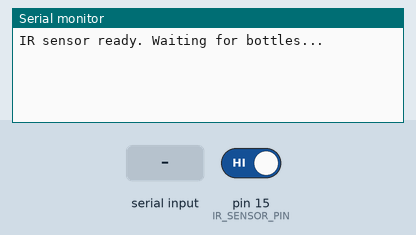
Recording of a sketch running on a simulated Arduino Uno, built with avr-gcc and run on an emulated ATmega328P. Shown: the last lines printed to the serial monitor. The inputs (shaded band) are chosen by the test bench; at power-on: pin 15 (IR_SENSOR_PIN) HIGH.

Above: at 1.2 s.
1.3 s: pin 15 (IR_SENSOR_PIN) driven LOW
At 1.7 s:
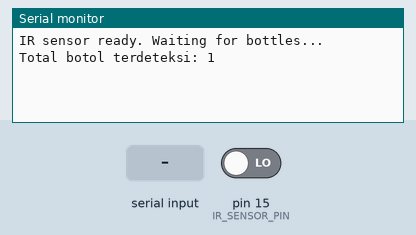
2.8 s: "RESET\n" received over Serial
At 4.1 s:
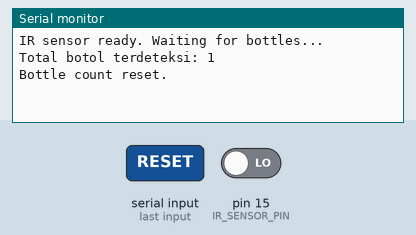

Measured:
- after the input at 1.3 s, the serial monitor: prints a new line at once (image 1)
- after the input at 2.8 s, the serial monitor: prints a new line at once (image 2)

The sketch:

loadcell_reader.ino
```cpp
const int IR_SENSOR_PIN = 15;  // Sensor IR di pin D15

int bottleCount = 0;
bool lastState = HIGH;

void setup() {
  Serial.begin(115200);
  pinMode(IR_SENSOR_PIN, INPUT_PULLUP);
  Serial.println("IR sensor ready. Waiting for bottles...");
}

void loop() {
  // Cek perintah dari komputer (reset)
  if (Serial.available()) {
    String cmd = Serial.readStringUntil('\n');
    cmd.trim();
    if (cmd == "RESET") {
      bottleCount = 0;
      Serial.println("Bottle count reset.");
    }
  }

  // Deteksi transisi HIGH → LOW
  bool currentState = digitalRead(IR_SENSOR_PIN);

  if (lastState == HIGH && currentState == LOW) {
    bottleCount++;
    Serial.print("Total botol terdeteksi: ");
    Serial.println(bottleCount);
    delay(250); // debounce sederhana
  }

  lastState = currentState;
}
```
